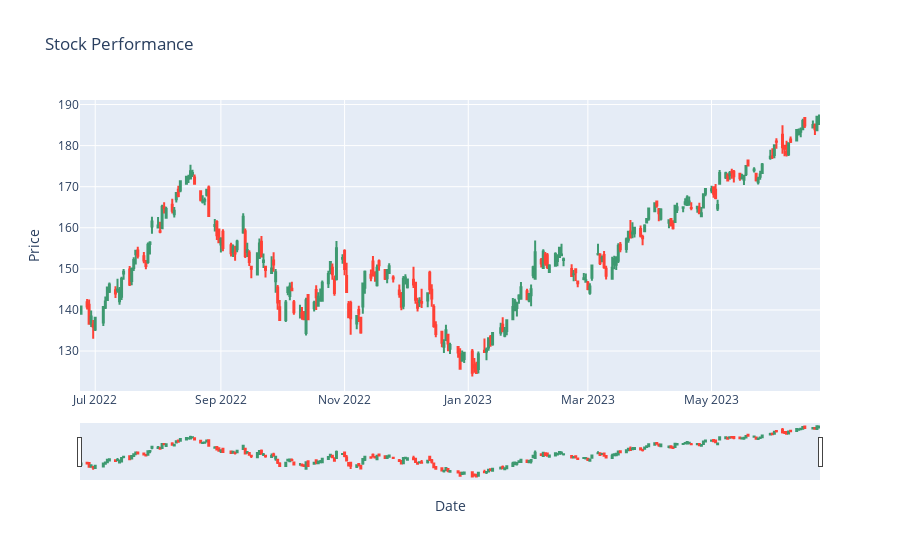

Write notebook code for a chart like this one.
### Code cell
def visualize_stock_performance(data):
    try:
        # Create candlestick chart using Plotly
        fig = go.Figure(data=[go.Candlestick(x=data.index,
                                             open=data['Open'],
                                             high=data['High'],
                                             low=data['Low'],
                                             close=data['Close'])])
        fig.update_layout(title='Stock Performance',
                          xaxis_title='Date',
                          yaxis_title='Price')
        fig.show()
    except Exception as e:
        print("An error occurred during data visualization:", str(e))

    try:
        # Create candlestick chart using mplfinance
        mpf.plot(data, type='candle', volume=True, style='yahoo')
        plt.title('Stock Performance')
        plt.xlabel('Date')
        plt.ylabel('Price')
        plt.show()
    except Exception as e:
        print("An error occurred during data visualization:", str(e))

    try:
        # Create candlestick chart using seaborn
        plt.figure(figsize=(10, 6))
        sns.set(style='whitegrid')
        sns.lineplot(data=data[['Open', 'Close']], palette='tab10', linewidth=2)
        sns.scatterplot(data=data[['High', 'Low']], color='black', marker='o', s=100)
        plt.xlabel('Date')
        plt.ylabel('Price')
        plt.title('Stock Performance')
        plt.legend(['Open', 'Close', 'High', 'Low'])
        plt.show()
    except Exception as e:
        print("An error occurred during data visualization:", str(e))


visualize_stock_performance(data)

### Figure 1 — Plotly figure (JSON) as saved in the notebook; plotly's stock layout.template omitted (floating-point values rounded to 4 significant figures; data arrays with more than 128 entries replaced by an {"elided": "..."} marker saying what was removed)
{"data": [{"close": {"elided": "251 float values"}, "high": {"elided": "251 float values"}, "low": {"elided": "251 float values"}, "open": {"elided": "251 float values"}, "type": "candlestick", "x": {"elided": "251 str values"}}], "layout": {"title": {"text": "Stock Performance"}, "xaxis": {"title": {"text": "Date"}}, "yaxis": {"title": {"text": "Price"}}}}
